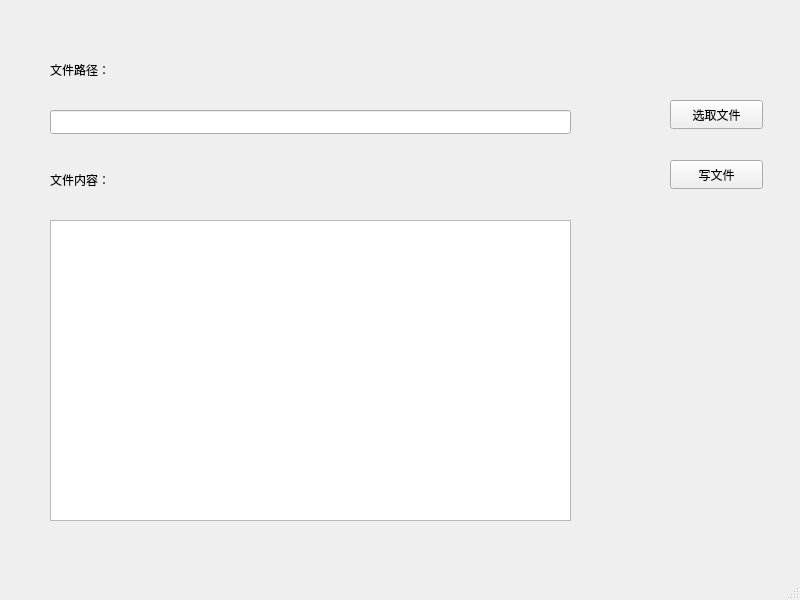
<?xml version="1.0" encoding="UTF-8"?>
<ui version="4.0">
 <class>widget</class>
 <widget class="QMainWindow" name="widget">
  <property name="geometry">
   <rect>
    <x>0</x>
    <y>0</y>
    <width>800</width>
    <height>600</height>
   </rect>
  </property>
  <property name="windowTitle">
   <string>widget</string>
  </property>
  <widget class="QWidget" name="centralwidget">
   <widget class="QPushButton" name="pushButton">
    <property name="geometry">
     <rect>
      <x>670</x>
      <y>100</y>
      <width>93</width>
      <height>29</height>
     </rect>
    </property>
    <property name="text">
     <string>选取文件</string>
    </property>
   </widget>
   <widget class="QPushButton" name="pushButton_2">
    <property name="geometry">
     <rect>
      <x>670</x>
      <y>160</y>
      <width>93</width>
      <height>29</height>
     </rect>
    </property>
    <property name="text">
     <string>写文件</string>
    </property>
   </widget>
   <widget class="QLineEdit" name="lineEdit">
    <property name="geometry">
     <rect>
      <x>50</x>
      <y>110</y>
      <width>521</width>
      <height>24</height>
     </rect>
    </property>
   </widget>
   <widget class="QTextEdit" name="textEdit">
    <property name="geometry">
     <rect>
      <x>50</x>
      <y>220</y>
      <width>521</width>
      <height>301</height>
     </rect>
    </property>
   </widget>
   <widget class="QLabel" name="label">
    <property name="geometry">
     <rect>
      <x>50</x>
      <y>60</y>
      <width>69</width>
      <height>20</height>
     </rect>
    </property>
    <property name="text">
     <string>文件路径：</string>
    </property>
   </widget>
   <widget class="QLabel" name="label_2">
    <property name="geometry">
     <rect>
      <x>50</x>
      <y>170</y>
      <width>69</width>
      <height>20</height>
     </rect>
    </property>
    <property name="text">
     <string>文件内容：</string>
    </property>
   </widget>
  </widget>
  <widget class="QMenuBar" name="menubar">
   <property name="geometry">
    <rect>
     <x>0</x>
     <y>0</y>
     <width>800</width>
     <height>26</height>
    </rect>
   </property>
  </widget>
  <widget class="QStatusBar" name="statusbar"/>
 </widget>
 <resources/>
 <connections/>
</ui>
